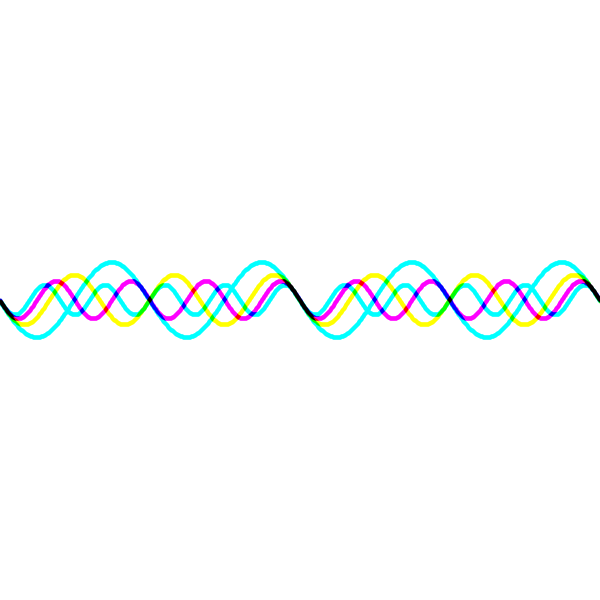
Frame 1 (no input)
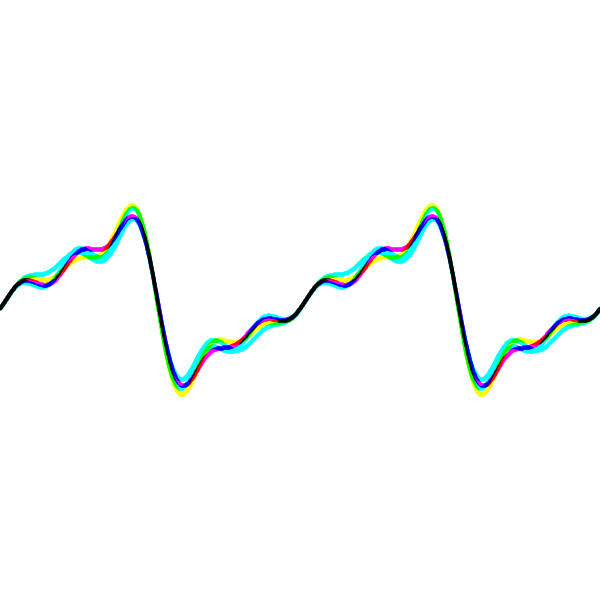
Frame 60 (the mouse pressed at the canvas centre just before this capture)
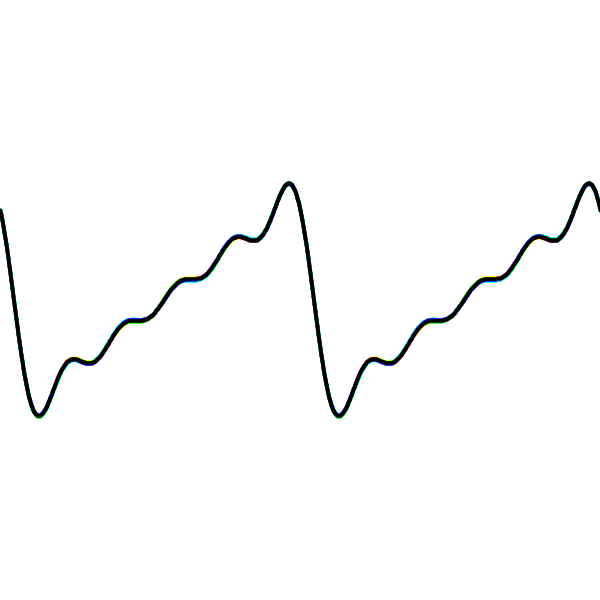
Frame 120 (the mouse held since frame 60 and released just before this capture)

The Processing sketch that drew these frames (run headless with seeded random() and noise(); from frame 60 on, the mouse is pressed at the canvas centre):

// Processing sketch: sin_thing
// ── sin_thing.pde
float theta = 0.0;
int n_harmonics = 5;
float p = 0;
float sp;
boolean inc;

void setup() {
  size(600,600);
  pixelDensity(2);
  colorMode(RGB);
  blendMode(SUBTRACT);
}

void draw() {
  background(#ffffff);
  stroke(0);
  strokeWeight(4);
  
  if (p <= 0.0) {
    inc = true;
  } else if (p >= 1) {
    inc = false;
  }
  
  p += inc ? 0.01 : -0.01;
  sp = cubic_ease(p,0,1,0,1);
  
  color[] colors = { color(0,0,255),color(0,255,0),color(255,0,0) };
  
  theta += 0.05;
  float period = width/2;
  float dx = TWO_PI/period;
  for (int i = 0; i < width; i++) {
    float hann = hann(i, width);
    float x1 = i;
    float y1t = sinHarmonicTotal(x1*dx+theta, n_harmonics, height/8) +height/2;
    float x2 = i+1;
    float y2t = sinHarmonicTotal(x2*dx+theta, n_harmonics, height/8) +height/2;
    
    for (int h = 2; h <= n_harmonics; h++) {
      stroke(colors[h%colors.length]);
      float y1h = sinHarmonic(x1*dx+(theta/h), h, height/8) +height/2;
      float y2h = sinHarmonic(x2*dx+(theta/h), h, height/8) +height/2;
      float y1 = (y1t * sp) + (y1h*(1-sp));
      float y2 = (y2t * sp) + (y2h*(1-sp));
      line(x1,y1,x2,y2);
    }
  }
}

float hann(float x, float m) {
  return 0.5 - 0.5*cos((TWO_PI*x)/m);
}

float sinHarmonicTotal(float x, float harmonic, float amp) {
  float out = 0;
  for (int i = 1; i <= harmonic; i++) {
    out += sinHarmonic(x, i, amp);
  }
  return out;
}

float sinHarmonic(float x, float harmonic, float amp) {
  return amp*sin(harmonic*x)/harmonic;
}

float cubic_ease(float value, float start1, float stop1, float start2, float stop2) {
  float b = start2;
  float c = stop2 - start2;
  float t = value - start1;
  float d = stop1 - start1;
  
  t /= d/2;
  if (t < 1) return c/2*t*t*t + b;
  t -= 2;
  return c/2*(t*t*t + 2) + b;
}
